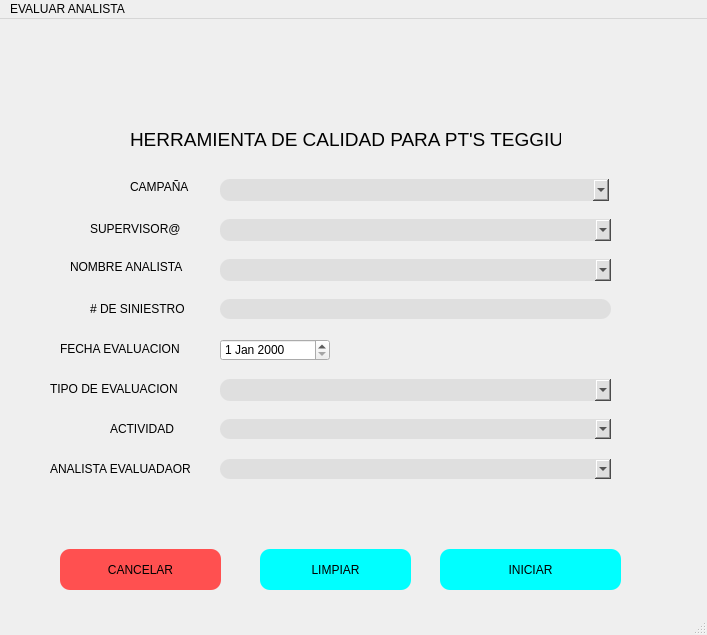
<?xml version="1.0" encoding="UTF-8"?>
<ui version="4.0">
 <class>MainWindow</class>
 <widget class="QMainWindow" name="MainWindow">
  <property name="geometry">
   <rect>
    <x>0</x>
    <y>0</y>
    <width>707</width>
    <height>635</height>
   </rect>
  </property>
  <property name="windowTitle">
   <string>MainWindow</string>
  </property>
  <property name="styleSheet">
   <string notr="true">QLineEdit{
background-color: rgb(223, 223, 223);
color: rgb(0, 0, 0);
border-radius: 10px;
}

QComboBox{
background-color: rgb(223, 223, 223);
font: 10pt &quot;Arial&quot;;
color: rgb(0, 0, 0);
border-radius: 10px;
}

QLineEdit:hover{
background-color: rgb(180, 180, 180)
}
QComboBox:hover{
background-color: rgb(180, 180, 180)
}

QPushButton {background-color: rgb(0, 255, 255);
font: 14pt &quot;Arial&quot;;
border-radius: 10px;
border-width: 2px;
hover: rgb(212, 255, 252)
}

QPushButton:hover {
background-color: rgb(100, 255, 255);
}

QPushButton:pressed {
background-color: rgb(27, 198, 186)
}

#cancel {background-color: rgb(255, 80, 80);
font: 14pt &quot;Arial&quot;;
border-radius: 10px;
border-width: 2px;
hover: rgb(212, 255, 252)
}

#cancel:hover {
background-color: rgb(255, 136, 136);
}

#cancel:pressed {
background-color: rgb(186, 3, 3)
}

QLabel{
font: 10pt &quot;Arial&quot;;
}</string>
  </property>
  <widget class="QWidget" name="centralwidget">
   <widget class="QPushButton" name="go">
    <property name="geometry">
     <rect>
      <x>440</x>
      <y>530</y>
      <width>181</width>
      <height>41</height>
     </rect>
    </property>
    <property name="text">
     <string>INICIAR</string>
    </property>
   </widget>
   <widget class="QPushButton" name="cancel">
    <property name="geometry">
     <rect>
      <x>60</x>
      <y>530</y>
      <width>161</width>
      <height>41</height>
     </rect>
    </property>
    <property name="text">
     <string>CANCELAR</string>
    </property>
   </widget>
   <widget class="QLabel" name="name_ejecutiv">
    <property name="geometry">
     <rect>
      <x>70</x>
      <y>240</y>
      <width>121</width>
      <height>16</height>
     </rect>
    </property>
    <property name="text">
     <string>NOMBRE ANALISTA</string>
    </property>
   </widget>
   <widget class="QLabel" name="campaa">
    <property name="geometry">
     <rect>
      <x>130</x>
      <y>160</y>
      <width>71</width>
      <height>16</height>
     </rect>
    </property>
    <property name="text">
     <string>CAMPAÑA</string>
    </property>
   </widget>
   <widget class="QLabel" name="activity_label">
    <property name="geometry">
     <rect>
      <x>110</x>
      <y>400</y>
      <width>71</width>
      <height>20</height>
     </rect>
    </property>
    <property name="text">
     <string>ACTIVIDAD</string>
    </property>
   </widget>
   <widget class="QLabel" name="evalua">
    <property name="geometry">
     <rect>
      <x>50</x>
      <y>440</y>
      <width>151</width>
      <height>20</height>
     </rect>
    </property>
    <property name="text">
     <string>ANALISTA EVALUADAOR</string>
    </property>
   </widget>
   <widget class="QDateEdit" name="evaluation_date">
    <property name="geometry">
     <rect>
      <x>220</x>
      <y>320</y>
      <width>110</width>
      <height>22</height>
     </rect>
    </property>
   </widget>
   <widget class="QLabel" name="evaluation_date_2">
    <property name="geometry">
     <rect>
      <x>60</x>
      <y>320</y>
      <width>131</width>
      <height>20</height>
     </rect>
    </property>
    <property name="text">
     <string>FECHA EVALUACION</string>
    </property>
   </widget>
   <widget class="QComboBox" name="campania">
    <property name="geometry">
     <rect>
      <x>220</x>
      <y>160</y>
      <width>389</width>
      <height>22</height>
     </rect>
    </property>
   </widget>
   <widget class="QComboBox" name="analyst_name">
    <property name="geometry">
     <rect>
      <x>220</x>
      <y>240</y>
      <width>391</width>
      <height>22</height>
     </rect>
    </property>
   </widget>
   <widget class="QPushButton" name="clear_form">
    <property name="geometry">
     <rect>
      <x>260</x>
      <y>530</y>
      <width>151</width>
      <height>41</height>
     </rect>
    </property>
    <property name="text">
     <string>LIMPIAR</string>
    </property>
   </widget>
   <widget class="QComboBox" name="analista_calidad">
    <property name="geometry">
     <rect>
      <x>220</x>
      <y>440</y>
      <width>391</width>
      <height>20</height>
     </rect>
    </property>
   </widget>
   <widget class="QComboBox" name="activity">
    <property name="geometry">
     <rect>
      <x>220</x>
      <y>400</y>
      <width>391</width>
      <height>20</height>
     </rect>
    </property>
   </widget>
   <widget class="QLabel" name="label">
    <property name="geometry">
     <rect>
      <x>230</x>
      <y>0</y>
      <width>251</width>
      <height>81</height>
     </rect>
    </property>
    <property name="text">
     <string/>
    </property>
    <property name="pixmap">
     <pixmap>../../media/imagenes/logo.jpg</pixmap>
    </property>
   </widget>
   <widget class="QLabel" name="label_2">
    <property name="geometry">
     <rect>
      <x>130</x>
      <y>110</y>
      <width>431</width>
      <height>21</height>
     </rect>
    </property>
    <property name="font">
     <font>
      <family>MS Shell Dlg 2</family>
      <pointsize>14</pointsize>
      <weight>50</weight>
      <italic>false</italic>
      <bold>false</bold>
     </font>
    </property>
    <property name="styleSheet">
     <string notr="true">font: 14pt &quot;MS Shell Dlg 2&quot;;</string>
    </property>
    <property name="text">
     <string>HERRAMIENTA DE CALIDAD PARA PT'S TEGGIUM</string>
    </property>
    <property name="scaledContents">
     <bool>false</bool>
    </property>
   </widget>
   <widget class="QLabel" name="supervisor_label">
    <property name="geometry">
     <rect>
      <x>90</x>
      <y>200</y>
      <width>101</width>
      <height>20</height>
     </rect>
    </property>
    <property name="text">
     <string>SUPERVISOR@</string>
    </property>
   </widget>
   <widget class="QComboBox" name="supervisor">
    <property name="geometry">
     <rect>
      <x>220</x>
      <y>200</y>
      <width>391</width>
      <height>22</height>
     </rect>
    </property>
   </widget>
   <widget class="QLineEdit" name="no_siniestro">
    <property name="geometry">
     <rect>
      <x>220</x>
      <y>280</y>
      <width>391</width>
      <height>20</height>
     </rect>
    </property>
   </widget>
   <widget class="QLabel" name="label_siniestro">
    <property name="geometry">
     <rect>
      <x>90</x>
      <y>280</y>
      <width>101</width>
      <height>20</height>
     </rect>
    </property>
    <property name="text">
     <string># DE SINIESTRO</string>
    </property>
   </widget>
   <widget class="QLabel" name="label_3">
    <property name="geometry">
     <rect>
      <x>50</x>
      <y>360</y>
      <width>141</width>
      <height>20</height>
     </rect>
    </property>
    <property name="text">
     <string>TIPO DE EVALUACION</string>
    </property>
   </widget>
   <widget class="QComboBox" name="tipo_evaluacion">
    <property name="geometry">
     <rect>
      <x>220</x>
      <y>360</y>
      <width>391</width>
      <height>22</height>
     </rect>
    </property>
   </widget>
  </widget>
  <widget class="QMenuBar" name="menubar">
   <property name="geometry">
    <rect>
     <x>0</x>
     <y>0</y>
     <width>707</width>
     <height>21</height>
    </rect>
   </property>
   <property name="nativeMenuBar">
    <bool>true</bool>
   </property>
   <widget class="QMenu" name="menuEVALUAR_ANALISTA">
    <property name="title">
     <string>EVALUAR ANALISTA</string>
    </property>
   </widget>
   <addaction name="menuEVALUAR_ANALISTA"/>
  </widget>
  <widget class="QStatusBar" name="statusbar"/>
 </widget>
 <resources/>
 <connections/>
</ui>
